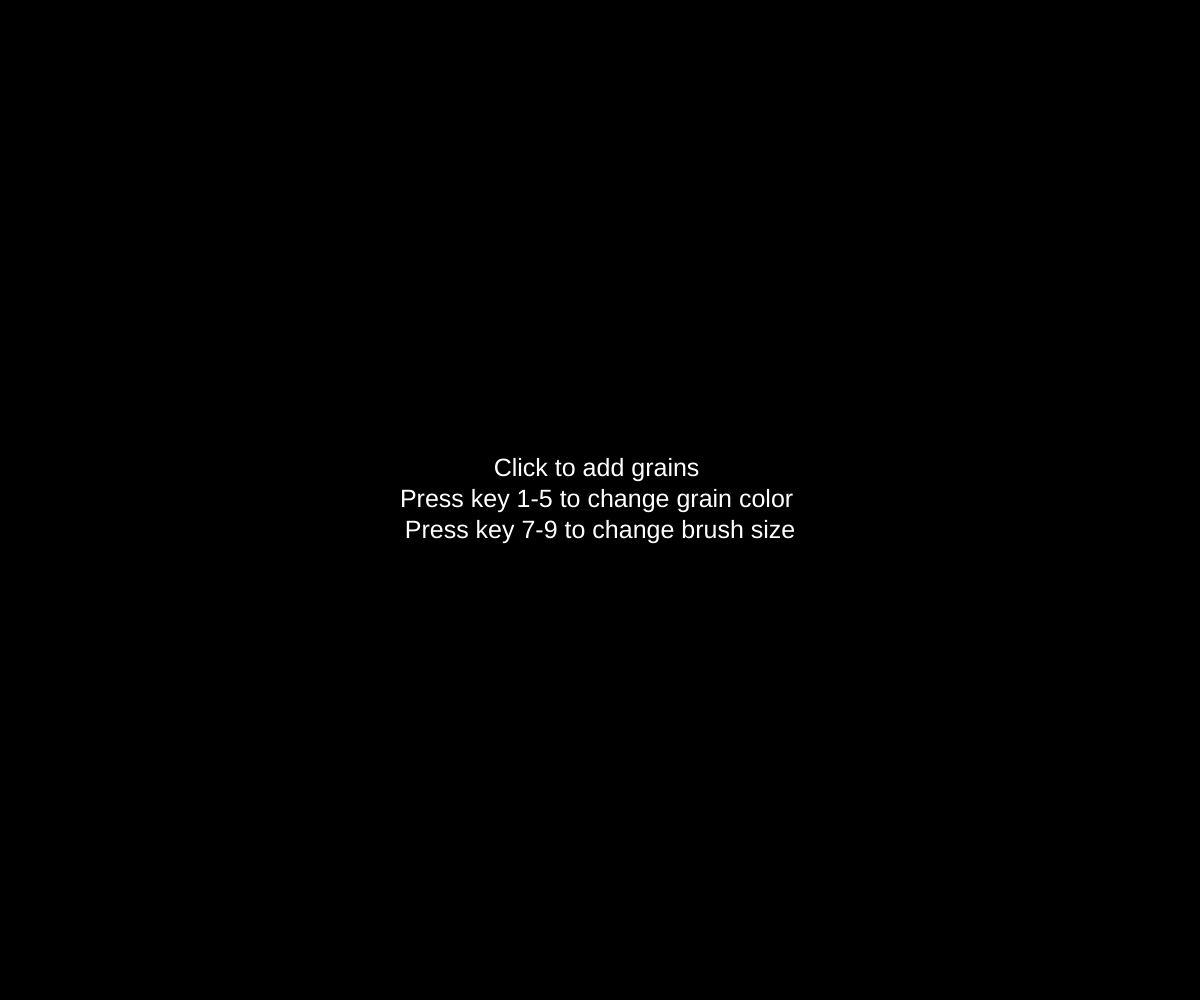
Frame 1 (no input)
Frame 60 (no input): identical to frame 1, image omitted
Frame 120 (the mouse pressed at the canvas centre since frame 60): identical to frame 1, image omitted

The p5.js sketch that drew this single still picture (run headless with seeded random() and noise() and a simulated clock; from frame 60 on, the mouse is pressed at the canvas centre):

// p5.js sketch
// ── sketch.js
const w = 10;
const gravity = 0.1;

let grid;
let cols, rows;
let grainColor = (49 - 48) * 9;
let brushSize = 1; // how many cells to fill when dragging
let speeds; // deals with acceleration
let canvas;
let hasGrains = false;

function generateArray(rows, cols) {
  let array = new Array(rows);
  for (let i = 0; i < array.length; i++) {
    array[i] = new Array(cols);
    for (let j = 0; j < array[i].length; j++) {
      array[i][j] = 0;
    }
  }
  return array;
}

function setup() {
  let canvasHeight = windowHeight;
  let canvasWidth = windowWidth;
  canvas = createCanvas(canvasWidth, canvasHeight);
  canvas.position(0, 0);

  colorMode(HSB, 360, 255, 255);
  rows = floor(height / w);
  cols = floor(width / w);
  grid = generateArray(rows, cols);
  speeds = generateArray(rows, cols);
  hasGrains = false;
}

function windowResized() {
  setup(); // reset canvas if window is resized
}

function keyPressed() {
  if (keyCode >= 49 && keyCode <= 53) {
    grainColor = (keyCode - 48) * 9; // 1 - 5 to change color
  } else if (keyCode >= 55 && keyCode <= 57) {
    brushSize = keyCode - 54; // 7 - 9 to change brush size
  }
}

function mouseDragged() {
  let mouseRow = floor(mouseY / w);
  let mouseCol = floor(mouseX / w);
  if (mouseRow >= rows) {
    mouseRow = rows - 1;
  }
  if (mouseCol >= cols) {
    mouseCol = cols - 1;
  }

  for (let i = -brushSize; i <= brushSize; i++) {
    for (let j = -brushSize; j <= brushSize; j++) {
      if(mouseRow + i < 0 || mouseRow + i >= rows || mouseCol + j < 0 || mouseCol + j >= cols || random(1) < 0.50) {
        continue;
      }
      let row = mouseRow + i;
      let col = mouseCol + j;
      if (grid[row][col] > 0) {
        continue;
      }
      grid[row][col] = grainColor;
      speeds[row][col] = 1; // start speed
    }
  }

  hasGrains = true;
}
  
function draw() {
  background(0);
  
  for (let i = 0; i < rows; i++) {
    for (let j = 0; j < cols; j++) {
      noStroke();
      if(grid[i][j] > 0) {
        fill(grid[i][j], 255, 255);
        let x = j*w;
        let y = i*w;
        square(x, y, w);
      }
    }
  }
  grainBehavior();
  grainQuantityText();
}

function grainBehavior() {
  let nextFrame = generateArray(rows, cols);
  let nextSpeeds = generateArray(rows, cols);

  for (let i = rows - 1; i >= 0; i--) {
    for (let j = 0; j < cols; j++) {
      const state = grid[i][j];
      if (state <= 0) {
        continue;
      }

      let velocity = speeds[i][j];

      let nextRow = Math.min(i + Math.floor(velocity), rows - 1);

      let direction = Math.random() > 0.5 ? 1 : -1;
      let nextCol = j + direction;
      if (nextCol < 0) nextCol = 0;
      if (nextCol >= cols) nextCol = cols - 1;

      let canMoveDown = nextRow < rows && grid[nextRow][j] == 0;
      let canMoveSideways = i+1 < rows && grid[i+1][nextCol] == 0;

      if (canMoveDown) {
        nextFrame[nextRow][j] = state;
        nextSpeeds[nextRow][j] = velocity + gravity; // increment speed by gravity
      } else if (canMoveSideways) {
        nextFrame[i+1][nextCol] = state;
        nextSpeeds[i+1][nextCol] = velocity + gravity; // increment speed by gravity when moving sideways
      } else {
        nextFrame[i][j] = state;
        nextSpeeds[i][j] = velocity + gravity; // increment speed by gravity
      }
    }
  }
  grid = nextFrame;
  speeds = nextSpeeds;
}

function grainQuantityText() {
  if (windowHeight < 400 || windowWidth < 400) {
    textSize(14);
  } else if (windowHeight < 600 || windowWidth < 600) {
    textSize(19);
  } else {
    textSize(25);
  }
  fill(255);
  textAlign(CENTER, CENTER);
  if (!hasGrains) {
    text("Click to add grains \n" + 
        "Press key 1-5 to change grain color \n" +
        "Press key 7-9 to change brush size", width / 2, height / 2);
  }
}
